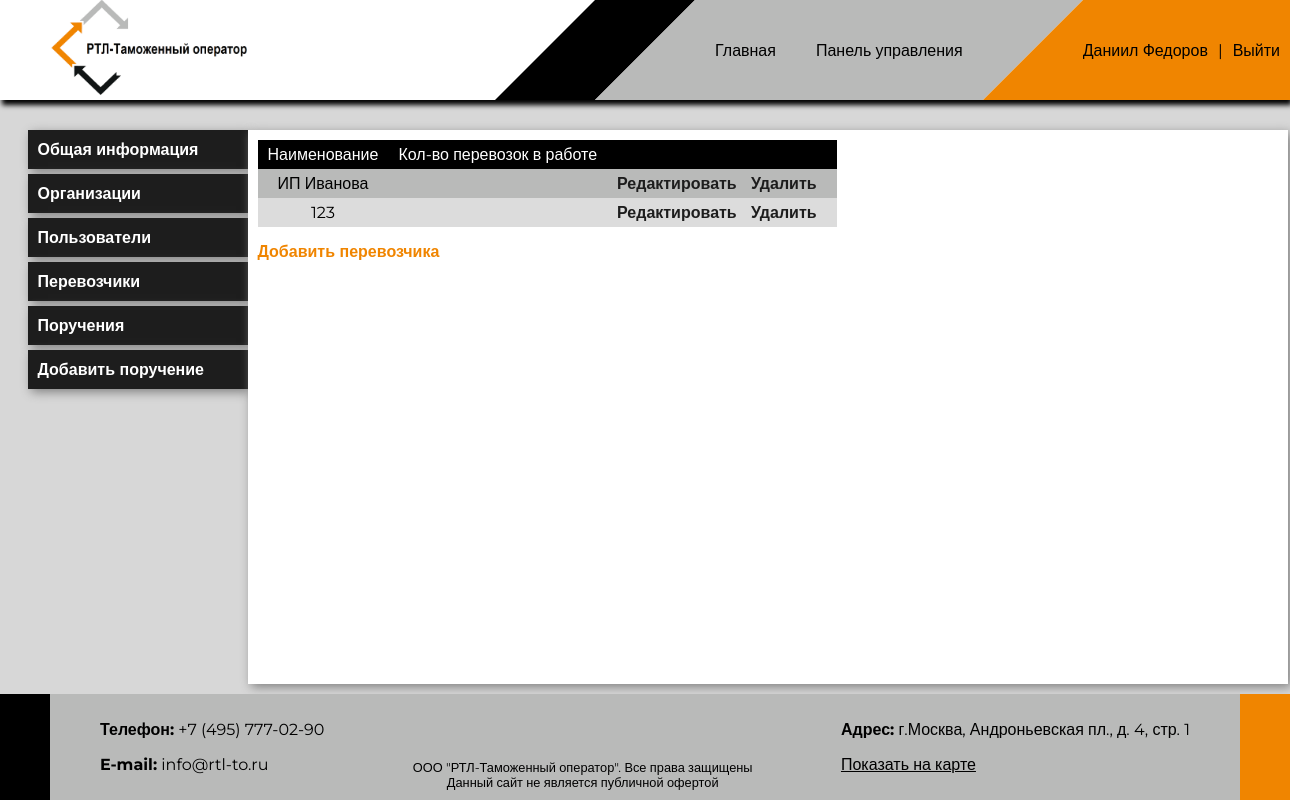
/management/contractors/ (signed in), run on the app's committed database.
### app_auth/models.py (models this page shows, shortened)
class User(AbstractUser):
    id = models.UUIDField(primary_key=True, default=uuid.uuid4, editable=False)
    last_name = models.CharField(max_length=255, blank=False, null=False, verbose_name=_('фамилия'))
    first_name = models.CharField(max_length=255, blank=False, null=False, verbose_name=_('имя'))
    second_name = models.CharField(max_length=255, blank=True, null=True, verbose_name=_('отчество'))
    email = models.EmailField(blank=False, null=False, verbose_name=_('email'), unique=True)
    client = models.ForeignKey(Client, on_delete=models.CASCADE, verbose_name=_('организация'), related_name='users',
                               null=True, blank=True)
    class Meta:
        verbose_name = _('user')
        verbose_name_plural = _('users')
        permissions = [
            ('view_all_users', 'Can view all users')
        ]

class Organisation(models.Model):
    id = models.UUIDField(primary_key=True, default=uuid.uuid4, editable=False)
    inn = models.IntegerField(db_index=True, verbose_name=_('ИНН'))
    kpp = models.IntegerField(db_index=True, verbose_name=_('КПП'))
    short_name = models.CharField(max_length=255, verbose_name=_('Краткое наименование'))
    legal_address = models.CharField(max_length=255, verbose_name=_('Юр. адрес'))
    fact_address = models.CharField(max_length=255, verbose_name=_('Факт. адрес'))
    class Meta:
        abstract = True
        verbose_name = 'организация'
        verbose_name_plural = 'организации'

class Contractor(Organisation):
    class Meta:
        verbose_name = 'подрядчик'
        verbose_name_plural = 'подрядчики'

### management/views.py (the view)
# urls.py: path('contractors/', ContractorListView.as_view(), name='contractors_list'),
class ContractorListView(PermissionRequiredMixin, ListView):
    permission_required = 'app_auth.view_contractor'
    login_url = 'login'
    model = Contractor
    template_name = 'management/contractors_list.html'

### management/templates/management/contractors_list.html
{% extends 'management/main_menu.html' %}
{% block 'inner_content' %}
<table class="list_view_table">
    <thead>
        <tr>
            <td>Наименование</td>
            <td>Кол-во перевозок в работе</td>
            <td></td>
        </tr>
    </thead>
    <tbody>
        {% for object in object_list %}
            <tr onclick="document.location = '{% url 'contractor_detail' pk=object.pk %}';">
                <td>{{ object.short_name }}</td>
                <td>{{ object.transits.count }}</td>
                <td>
                    <a class="table_link" href="{% url 'contractor_edit' pk=object.pk %}?next={{ request.path }}">Редактировать</a>
                    <a class="table_link" href="{% url 'contractor_delete' pk=object.pk %}">Удалить</a>
                </td>
            </tr>
        {% endfor %}
    </tbody>
</table>
<a href="{% url 'contractor_add' %}">Добавить перевозчика</a>
{% endblock %}

### static_pages/templates/static_pages/base.html (shortened to what this page needs)
<!DOCTYPE html>
<html lang="en">
<head>
    {% load static %}
    <link rel="stylesheet" type="text/css" href="{% static 'css/base.css' %}">
    <link rel="stylesheet" type="text/css" href="{% static 'css/statics.css' %}">
</head>
<body>
    <div id="header" style="display: flex">
        <div id="logo">
            <a href="/">
                <img src="{% static 'img/logo.png' %}">
            </a>
        </div>
        <div id="menu_wrapper">
            <div id="menu">
                <div><a href="{% url 'home' %}">Главная</a></div>
                {% if user.is_staff %}
                <div><a href="{% url 'dashboard' %}">Панель управления</a></div>
                {% elif user.is_authenticated %}
                <div><a href="{% url 'dashboard_pub' %}">Личный кабинет</a></div>
                {% endif %}
            </div>
            <div id="login_block">
                {% if user.is_authenticated %}
                <a href="{% url 'profile' %}"><div>{{ user.first_name }} {{ user.last_name }}</div></a>
                <span class="login_label">|</span>
                <a href="{% url 'logout' %}"><div>Выйти</div></a>
                {% else %}
                <a href="{% url 'login' %}"><div>Войти</div></a>
                {% endif %}
            </div>
        </div>
    </div>
    <div id="all_content">
        {% block 'content' %}
        {% endblock %}
    </div>
    <div id="footer">
        <div>
            <p><b>Телефон:</b> +7 (495) 777-02-90</p>
            <p><b>E-mail:</b> info@rtl-to.ru</p>
        </div>
        <div class="copyright">
            ООО "РТЛ-Таможенный оператор". Все права защищены<br />
            Данный сайт не является публичной офертой
        </div>
        <div>
            <p><b>Адрес:</b> г.Москва, Андроньевская пл., д. 4, стр. 1</p>
            <a href="https://yandex.ru/maps/-/CCUabPrxGA" target="blank">Показать на карте</a>
        </div>
    </div>
</body>
</html>

### static/css/base.css (style rules this page uses)
html, body { height: 100%; margin: 0; max-width: 1920px; min-width: 1280px; font-family: Montserrat, sans-serif; }
body { display: flex; flex-direction: column; }
#header { width: 100%; height: 100px; display: flex; justify-content: space-between; box-shadow: 2px 5px 5px black; align-items: center; z-index: 100 }
#menu_wrapper a { text-decoration: none; color: black; padding: 5px 0; margin-bottom: -2px; border-bottom: 2px solid transparent; }
#logo { margin-left: 50px }
#logo img { height: 100px; }
#menu_wrapper { height: 100%; display: flex; align-items: center; flex-flow: row nowrap; }
#menu { height: 100%; position:relative; background: #b9bab9; display: flex; justify-content: space-around; align-items: center; margin-right: 100px; }
#menu::before { content: ''; position:absolute; left: -100px; width:0; height:0; border-bottom: 100px solid #b9bab9; border-left: 100px solid transparent; }
#menu::after { content: ''; position:absolute; right: -100px; width:0; height:0; border-top: 100px solid #b9bab9; border-right: 100px solid transparent; }
#menu div { margin: 20px; }
#login_block { height: 100%; min-width: 100px; padding-right: 10px; background: #f08500; position: relative; display: flex; align-items: center; justify-content: center; }
#login_block::before { content: ''; position:absolute; left: -100px; width:0; height:0; border-bottom: 100px solid #f08500; border-left: 100px solid transparent; }
.login_label { margin: 0 10px; font-weight: block; }
#all_content { flex: 1 0 auto; padding-top: 30px; background-color: #d7d7d7; display: flex; justify-content: center; align-items: center; }
#all_content a { text-decoration: none; font-weight: bold; margin-right: 10px; color: #f08500; }
table.list_view_table { max-width: 90%; border-spacing: 0; margin-bottom: 15px; }
table.list_view_table thead { background: black; color: white; }
table.list_view_table tbody tr { cursor: pointer; }
table.list_view_table tr>td { padding: 5px; }
table.list_view_table tbody tr:nth-child(2n+1) { background-color: #b9bab9; }
table.list_view_table tbody tr:nth-child(2n) { background-color: rgba(185,186,185,0.5); }
a.table_link { color: #1d1d1d !important; }
.horizontal_tables_list td, .horizontal_tables_list td, { padding: 0 !important; padding-bottom: 10px !important; }
table.list_view_table tr>td, table.expandable_list_view_table tr>td { padding: 5px 10px; text-align: center !important; }
#footer { flex-shrink: 0; background: #b9bab9; border-left: 50px solid black; border-right: 50px solid #f08500; padding: 10px 50px 10px 50px; display: flex; justify-content: space-between; }
#footer a { color: black; }
.copyright { align-self: flex-end; font-size: 0.8em; text-align: center; }

### data on the page
User: first_name "Даниил", last_name "Федоров"
Contractor: short_name "ИП Иванова"
Contractor: short_name "123"
